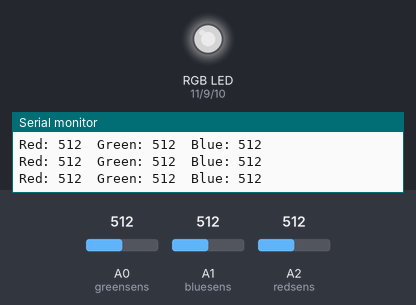
The sketch below on a simulated Arduino Uno, built with avr-gcc and run on an emulated ATmega328P. Parts: an RGB LED mixed from three pins (HIGH = lit), the last lines printed to the serial monitor. The test bench sets the inputs (shaded band); at power-on: A0 (greensens) = 512, A1 (bluesens) = 512, A2 (redsens) = 512. Dim RGB values are drawn brighter than linear.

Above: at 1.2 s.
1.3 s: A0 (greensens) set to 11
At 2.5 s:
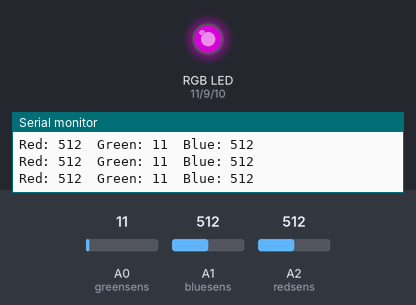
2.8 s: A0 (greensens) set to 8
5.8 s: A1 (bluesens) set to 981
At 6.6 s:
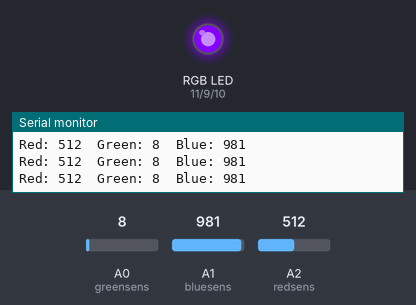
7.3 s: A1 (bluesens) set to 1012
At 8.1 s:
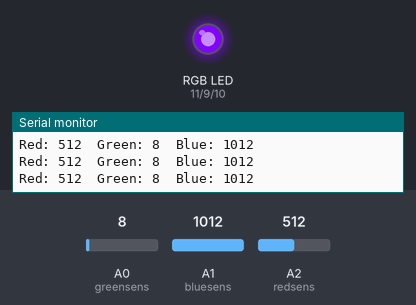
8.8 s: A2 (redsens) set to 990
At 9.2 s:
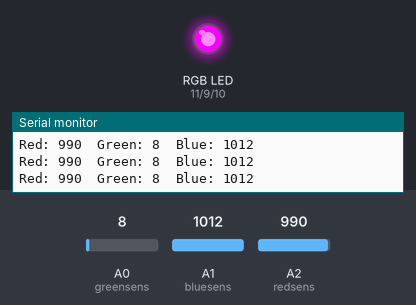
10.3 s: A2 (redsens) set to 1017
At 11.5 s:
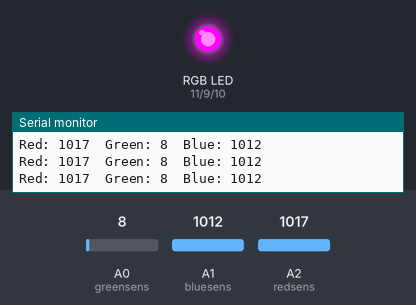
Timing chart, 0 to 13.3 s (numbered marks = the images above; inputs shaded):
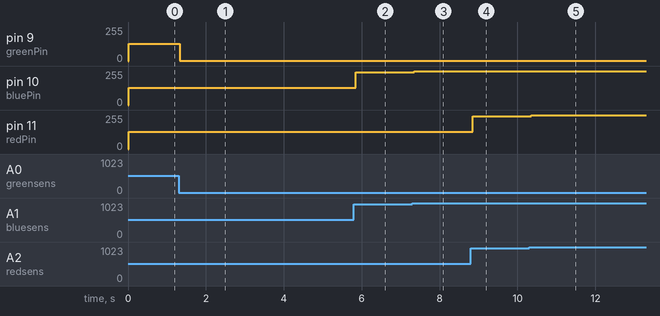

The sketch:

sketch_may04a.ino
```cpp
const int greenPin = 9;
const int redPin = 11;
const int bluePin = 10;

const int redsens = A2;
const int greensens = A0;
const int bluesens = A1;

int redval = 0;
int blueval = 0;
int greenval = 0;

int redsensval = 0;
int greensensval = 0;
int bluesensval = 0;

void setup() {
  Serial.begin(9600);
  pinMode(greenPin, OUTPUT);
  pinMode(redPin, OUTPUT);
  pinMode(bluePin, OUTPUT);


}

void loop() {
  redsensval = analogRead(redsens);
  delay(5);
  bluesensval = analogRead(bluesens);
  delay(5);
  greensensval = analogRead(greensens);
  delay(5);
  Serial.print("Red: ");
  Serial.print(redsensval);
  Serial.print("\tGreen: ");
  Serial.print(greensensval);
  Serial.print("\tBlue: ");
  Serial.println(bluesensval);

  analogWrite(redPin,(redsensval/4));
  analogWrite(greenPin,(greensensval/4));
  analogWrite(bluePin,(bluesensval/4));
}
```

Measured:
- after the input at 1.3 s, pin 9 (greenPin): 128/255 → 2/255 at once
- after the input at 5.8 s, pin 10 (bluePin): 128/255 → 245/255 after 0.05 s
- after the input at 7.3 s, pin 10 (bluePin): 245/255 → 253/255 after 0.05 s
- after the input at 8.8 s, pin 11 (redPin): 128/255 → 247/255 after 0.05 s
- after the input at 10.3 s, pin 11 (redPin): 247/255 → 254/255 after 0.05 s
